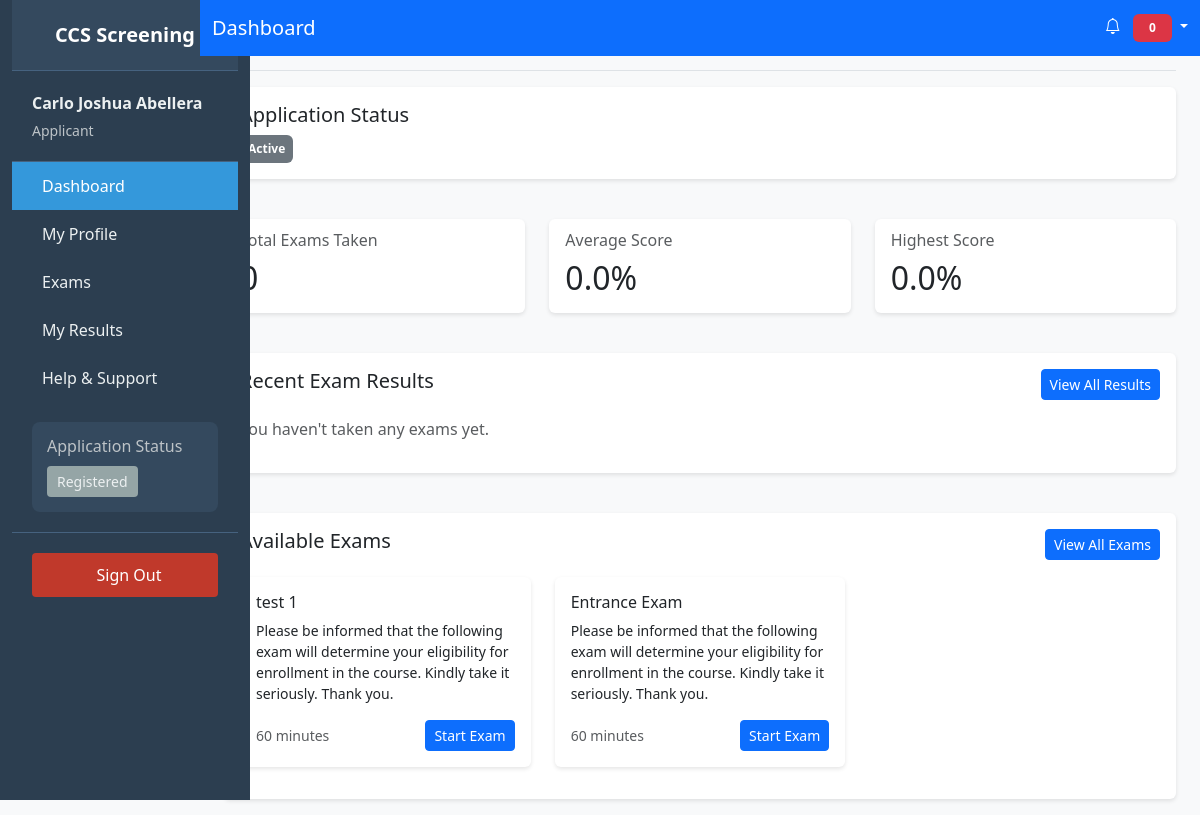
Page /applicant/dashboard.php (signed in) on the committed database.
### tables this page shows
CREATE TABLE `users` (
  `id` int(11) NOT NULL,
  `email` varchar(255) NOT NULL,
  `password` varchar(255) NOT NULL,
  `first_name` varchar(100) NOT NULL,
  `last_name` varchar(100) NOT NULL,
  `role` enum('super_admin','admin','applicant') NOT NULL,
  `status` enum('active','inactive','pending','approved','rejected') DEFAULT 'pending',
  `created_at` timestamp NOT NULL DEFAULT current_timestamp(),
  `updated_at` timestamp NOT NULL DEFAULT current_timestamp() ON UPDATE current_timestamp(),
  `updated_by` int(11) DEFAULT NULL
);

CREATE TABLE `exams` (
  `id` int(11) NOT NULL,
  `title` varchar(255) NOT NULL,
  `description` text DEFAULT NULL,
  `type` enum('mcq','coding') NOT NULL,
  `part` enum('1','2') NOT NULL,
  `duration_minutes` int(11) NOT NULL,
  `passing_score` int(11) NOT NULL,
  `status` enum('draft','published','archived') NOT NULL DEFAULT 'draft',
  `created_by` int(11) NOT NULL,
  `created_at` timestamp NOT NULL DEFAULT current_timestamp(),
  `updated_at` timestamp NOT NULL DEFAULT current_timestamp() ON UPDATE current_timestamp(),
  `instructions` text DEFAULT NULL
);

### config/database.php (called while the page is built, shortened)
<?php
class Database {
    private static $instance = null;
    private $connection;
    private function __construct() {
        try {
            $this->connection = new PDO(
                "mysql:host=localhost;dbname=ccs_screening",
                "root",
                ""
            );
            $this->connection->setAttribute(PDO::ATTR_ERRMODE, PDO::ERRMODE_EXCEPTION);
            $this->connection->setAttribute(PDO::ATTR_DEFAULT_FETCH_MODE, PDO::FETCH_ASSOC);
        } catch(PDOException $e) {
            die("Connection failed: " . $e->getMessage());
        }
    }
    public static function getInstance() {
        if (self::$instance === null) {
            self::$instance = new self();
        }
        return self::$instance;
    }
    public function query($sql, $params = []) {
        $stmt = $this->connection->prepare($sql);
        $stmt->execute($params);
        return $stmt;
    }
}
?>

### applicant/dashboard.php (the view, shortened to what this page needs)
<?php
require_once '../config/database.php';
require_once '../includes/layout.php';
$user_id = $_SESSION['user_id'];
$db = Database::getInstance();;
$recent_exams = [];
$exam_stats = [
    'total_exams' => 0,
    'average_score' => 0,
    'highest_score' => 0
];
$available_exams = [];
$user_data = [];
try {
    $stmt = $db->query(
        "SELECT er.*, e.title as exam_title, e.duration_minutes,
                (SELECT SUM(q.points) FROM questions q WHERE q.exam_id = er.exam_id) AS total_points,
                DATE_FORMAT(er.created_at, '%M %d, %Y') as completion_date
         FROM exam_results er
         JOIN exams e ON er.exam_id = e.id
         WHERE er.applicant_id = ?
         ORDER BY er.created_at DESC
         LIMIT 5",
        [$user_id]
    );
    $recent_exams = $stmt->fetchAll();
    $stmt = $db->query(
        "SELECT COUNT(*) as total_exams,
                COALESCE(AVG(score), 0) as average_score,
                COALESCE(MAX(score), 0) as highest_score
         FROM exam_results
         WHERE applicant_id = ?",
        [$user_id]
    );
    $exam_stats = $stmt->fetch();
    $stmt = $db->query(
        "SELECT e.*
         FROM exams e
         LEFT JOIN exam_results er ON er.exam_id = e.id AND er.applicant_id = ?
         WHERE e.status = 'published' AND er.id IS NULL
         LIMIT 3",
        [$user_id]
    );
    $available_exams = $stmt->fetchAll();
    $stmt = $db->query(
        "SELECT u.*
         FROM users u
         WHERE u.id = ?",
        [$user_id]
    );
    $user_data = $stmt->fetch();
} catch (Exception $e) {
    error_log("Dashboard Error: " . $e->getMessage());
}
function safe_string($str) {
    return htmlspecialchars($str ?? '', ENT_QUOTES, 'UTF-8');
}
function safe_ucwords($str) {
    return ucwords(str_replace('_', ' ', $str ?? ''));
}
?>
<div class="container-fluid">
    <div class="row">
        <?php get_sidebar('applicant'); ?>
        <main class="col-md-9 ms-sm-auto col-lg-10 px-md-4">
            <div class="d-flex justify-content-between flex-wrap flex-md-nowrap align-items-center pt-3 pb-2 mb-3 border-bottom">
                <h1 class="h2">Welcome, <?php echo safe_string($user_data['first_name'] ?? ''); ?></h1>
            </div>
            <div class="row mb-4">
                <div class="col-12">
                    <div class="card">
                        <div class="card-body">
                            <h5 class="card-title">Application Status</h5>
                            <?php
                            $status = $user_data['status'] ?? 'registered';
                            $status_badges = [
                                'registered' => 'bg-secondary',
                                'screening' => 'bg-primary',
                                'interview_scheduled' => 'bg-warning',
                                'interview_completed' => 'bg-info',
                                'accepted' => 'bg-success',
                                'rejected' => 'bg-danger'
                            ];
                            $badge_class = $status_badges[$status] ?? 'bg-secondary';
                            ?>
                            <span class="badge <?php echo $badge_class; ?> p-2">
                                <?php echo safe_ucwords($status); ?>
                            </span>
                        </div>
                    </div>
                </div>
            </div>
            <div class="row mb-4">
                <div class="col-md-4">
                    <div class="card">
                        <div class="card-body">
                            <h6 class="card-subtitle mb-2 text-muted">Total Exams Taken</h6>
                            <h2 class="card-title mb-0"><?php echo (int)($exam_stats['total_exams'] ?? 0); ?></h2>
                        </div>
                    </div>
                </div>
                <div class="col-md-4">
                    <div class="card">
                        <div class="card-body">
                            <h6 class="card-subtitle mb-2 text-muted">Average Score</h6>
                            <h2 class="card-title mb-0"><?php echo number_format($exam_stats['average_score'] ?? 0, 1); ?>%</h2>
                        </div>
                    </div>
                </div>
                <div class="col-md-4">
                    <div class="card">
                        <div class="card-body">
                            <h6 class="card-subtitle mb-2 text-muted">Highest Score</h6>
                            <h2 class="card-title mb-0"><?php echo number_format($exam_stats['highest_score'] ?? 0, 1); ?>%</h2>
                        </div>
                    </div>
                </div>
            </div>
            <div class="row mb-4">
                <div class="col-12">
                    <div class="card">
                        <div class="card-body">
                            <div class="d-flex justify-content-between align-items-center mb-3">
                                <h5 class="card-title">Recent Exam Results</h5>
                                <a href="results.php" class="btn btn-sm btn-primary">View All Results</a>
                            </div>
                            <?php if (empty($recent_exams)): ?>
                                <p class="text-muted">You haven't taken any exams yet.</p>
                            <?php endif; ?>
                        </div>
                    </div>
                </div>
            </div>
            <div class="row">
                <div class="col-12">
                    <div class="card">
                        <div class="card-body">
                            <div class="d-flex justify-content-between align-items-center mb-3">
                                <h5 class="card-title">Available Exams</h5>
                                <a href="exams.php" class="btn btn-sm btn-primary">View All Exams</a>
                            </div>
                            <?php if (empty($available_exams)): ?>
                                <p class="text-muted">No exams are currently available.</p>
                            <?php else: ?>
                                <div class="row">
                                    <?php foreach ($available_exams as $exam): ?>
                                        <div class="col-md-4">
                                            <div class="card">
                                                <div class="card-body">
                                                    <h6 class="card-title"><?php echo safe_string($exam['title']); ?></h6>
                                                    <p class="card-text small"><?php echo safe_string($exam['description']); ?></p>
                                                    <div class="d-flex justify-content-between align-items-center">
                                                        <small class="text-muted">
                                                            <i class="bx bx-time"></i> <?php echo (int)($exam['duration_minutes'] ?? 0); ?> minutes
                                                        </small>
                                                        <a href="exams.php?exam_id=<?php echo (int)($exam['id'] ?? 0); ?>" class="btn btn-sm btn-primary">
                                                            Start Exam
                                                        </a>
                                                    </div>
                                                </div>
                                            </div>
                                        </div>
                                    <?php endforeach; ?>
                                </div>
                            <?php endif; ?>
                        </div>
                    </div>
                </div>
            </div>
        </main>
    </div>
</div>

### applicant/includes/sidebar.php (shortened to what this page needs)
<?php
require_once __DIR__ . '/../../classes/Auth.php';
require_once __DIR__ . '/../../config/database.php';
$user_id = $_SESSION['user_id'];
$db = Database::getInstance();;
try {
    $stmt = $db->query("SELECT * FROM users WHERE id = ?", [(int)$user_id]);
    $user = $stmt->fetch();
    $stmt = $db->query("SELECT progress_status AS status FROM applicants WHERE user_id = ?", [(int)$user_id]);
    $applicant = $stmt->fetch();
    if (!$applicant) {
        $db->query("INSERT INTO applicants (user_id, progress_status) VALUES (?, 'registered')", [(int)$user_id]);
        $applicant = ['status' => 'registered'];
    }
    $stmt = $db->query(
        "SELECT COUNT(*) as total_exams,
                (SUM(score) / SUM(passing_score)) * 100 as avg_score
         FROM exam_results WHERE applicant_id = ?",
        [(int)$user_id]
    );
    $exam_stats = $stmt->fetch();
} catch (Exception $e) {
    error_log("Sidebar Error: " . $e->getMessage());
    $user = ['first_name' => 'User', 'last_name' => ''];
    $applicant = ['status' => 'registered'];
    $exam_stats = ['total_exams' => 0, 'avg_score' => 0];
}
$current_page = basename($_SERVER['PHP_SELF']);
?>
<aside class="main-sidebar">
    <div class="brand-link">
        <span class="brand-text">CCS Screening</span>
    </div>
    <div class="sidebar">
        <div class="user-panel">
            <div class="info">
                <div class="user-name"><?php echo safe_string($user['first_name'] . ' ' . $user['last_name']); ?></div>
                <div class="user-role">Applicant</div>
            </div>
        </div>
        <nav class="sidebar-menu">
            <ul class="nav-list">
                <li class="nav-item">
                    <a href="<?php echo BASE_URL; ?>applicant/dashboard.php"
                       class="nav-link <?php echo $current_page === 'dashboard.php' ? 'active' : ''; ?>">
                        <span>Dashboard</span>
                    </a>
                </li>
                <li class="nav-item">
                    <a href="<?php echo BASE_URL; ?>applicant/profile.php"
                       class="nav-link <?php echo $current_page === 'profile.php' ? 'active' : ''; ?>">
                        <span>My Profile</span>
                    </a>
                </li>
                <li class="nav-item">
                    <a href="<?php echo BASE_URL; ?>applicant/exams.php"
                       class="nav-link <?php echo $current_page === 'exams.php' ? 'active' : ''; ?>">
                        <span>Exams</span>
                    </a>
                </li>
                <li class="nav-item">
                    <a href="<?php echo BASE_URL; ?>applicant/results.php"
                       class="nav-link <?php echo $current_page === 'results.php' ? 'active' : ''; ?>">
                        <span>My Results</span>
                    </a>
                </li>
                <li class="nav-item">
                    <a href="<?php echo BASE_URL; ?>applicant/support.php"
                       class="nav-link <?php echo $current_page === 'support.php' ? 'active' : ''; ?>">
                        <span>Help & Support</span>
                    </a>
                </li>
            </ul>
        </nav>
        <div class="application-status">
            <div class="status-card">
                <h6>Application Status</h6>
                <?php
                $status = $applicant['status'];
                $status_badges = [
                    'registered' => 'status-badge-secondary',
                    'screening' => 'status-badge-primary',
                    'interview_scheduled' => 'status-badge-warning',
                    'interview_completed' => 'status-badge-info',
                    'accepted' => 'status-badge-success',
                    'rejected' => 'status-badge-danger'
                ];
                $badge_class = $status_badges[$status] ?? 'status-badge-secondary';
                ?>
                <span class="status-badge <?php echo $badge_class; ?>">
                    <?php echo safe_ucwords(str_replace('_', ' ', $status)); ?>
                </span>
            </div>
        </div>
        <div class="sidebar-footer">
            <a href="<?php echo BASE_URL; ?>logout.php" class="btn-logout">
                <span>Sign Out</span>
            </a>
        </div>
    </div>
</aside>

### includes/layout.php (style rules this page uses)
body { min-height: 100vh; background-color: #f8f9fa; }

### applicant/includes/sidebar.php (style rules this page uses)
.main-sidebar { width: 250px; height: 100vh; position: fixed; top: 0; left: 0; background: #2c3e50; color: #ecf0f1; z-index: 1000; transition: all 0.3s ease; }
.brand-link { padding: 20px; text-align: center; background: #34495e; border-bottom: 1px solid #46627f; }
.brand-text { font-size: 1.25rem; font-weight: 600; color: #fff; }
.user-panel { padding: 20px; border-bottom: 1px solid #46627f; }
.user-name { font-weight: 600; margin-bottom: 5px; }
.user-role { font-size: 0.875rem; color: #bdc3c7; }
.nav-list { list-style: none; padding: 0; margin: 0; }
.nav-link { display: flex; align-items: center; padding: 12px 20px; color: #ecf0f1; text-decoration: none; transition: all 0.3s ease; }
.nav-link.active { background: #3498db; color: #fff; }
.application-status { padding: 20px; margin-top: auto; }
.status-card { background: #34495e; padding: 15px; border-radius: 8px; }
.status-card h6 { margin-bottom: 10px; color: #bdc3c7; }
.status-badge { display: inline-block; padding: 5px 10px; border-radius: 4px; font-size: 0.875rem; }
.status-badge-secondary { background: #95a5a6; }
.sidebar-footer { padding: 20px; border-top: 1px solid #46627f; }
.btn-logout { display: flex; align-items: center; justify-content: center; width: 100%; padding: 10px; background: #c0392b; color: #fff; border: none; border-radius: 4px; text-decoration: none; transition: all 0.3s ease; }
.badge { padding: 0.35em 0.65em; font-size: 0.75em; }

### applicant/dashboard.php (style rules this page uses)
.card { border: none; box-shadow: 0 2px 4px rgba(0,0,0,0.1); margin-bottom: 1rem; }
.badge { padding: 0.5rem 1rem; }

### rows in the picture
users: first_name+last_name "Carlo Joshua Abellera", status "Active"
exams: title "test 1", description "Please be informed that the following exam will determine your eligibility for enrollment in the course. Kindly take it seriously. Thank you.", duration_minutes "60"
exams: title "Entrance Exam", description "Please be informed that the following exam will determine your eligibility for enrollment in the course. Kindly take it seriously. Thank you.", duration_minutes "60"

### other values in the picture
$title "Dashboard"
safe_ucwords(str_replace('_', ' ', $status)) "Registered"
$exam_stats['average_score'] "0.0"
$exam_stats['highest_score'] "0.0"
